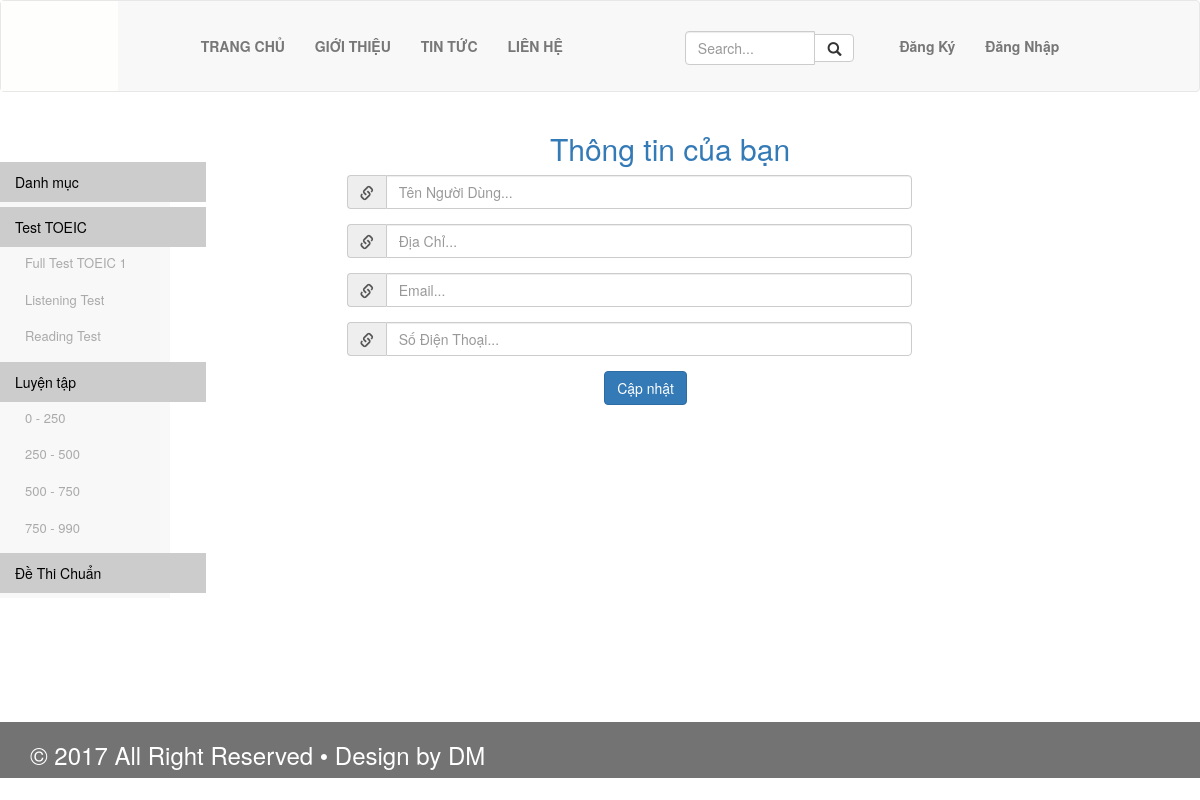
The app's page /profile.php with its own data.
### tables this page shows
CREATE TABLE IF NOT EXISTS `cau_truc_de_thi` (
  `ma_cau_truc` int(11) NOT NULL AUTO_INCREMENT,
  `ten_cau_truc` varchar(50) DEFAULT NULL,
  `so_luong_cau_de_thi` int(11) DEFAULT NULL,
  PRIMARY KEY (`ma_cau_truc`)
);

CREATE TABLE IF NOT EXISTS `bang_chuan_cua_diem` (
  `ma_diem_chuan` int(11) NOT NULL AUTO_INCREMENT,
  `diem_chuan` varchar(50) DEFAULT NULL,
  PRIMARY KEY (`ma_diem_chuan`)
);

### include/layout.php (called while the page is built)
<?php
include("header.php");
include("main.php");
include("footer.php");
?>

### controllers/c_nguoi_dung.php (called while the page is built, shortened)
<?php
include_once("models/m_nguoi_dung.php");
include_once("models/m_bang_chuan.php");
include_once("models/m_cau_truc_de_thi.php");
class C_nguoi_dung
{
	public function Profile()
	{
		$m_nguoi_dung=new M_nguoi_dung();
		$id_nguoi_dung=$_SESSION["nguoi_dung"];
		$nguoi_dung=$m_nguoi_dung->Doc_nguoi_dung_theo_ma_nguoi_dung($id_nguoi_dung);
		$m_cau_truc_de_thi=new M_cau_truc_de_thi();
		$m_bang_chuan = new M_bang_chuan();
		$ds_cau_truc=$m_cau_truc_de_thi->Danh_sach_cau_truc_de_thi();
		$ds_bang_chuan = $m_bang_chuan->GetBangChuan();
		include("include/layout.php");
	}
}
?>

### profile.php (called while the page is built, shortened)
<?php
include("controllers/c_nguoi_dung.php");
$c_nguoi_dung=new C_nguoi_dung();
$nguoi_dung=$c_nguoi_dung->Profile();
?>

### models/database.php (called while the page is built, shortened)
<?php
class DB{
    protected $p = null;
    public function __construct()
    {
        $link = "mysql:host=".HOST.";dbname=".DB_NAME;
        $this->p = new PDO($link,DB_USER,DB_PASS);
        $this->p->query('set names "utf8" ');
    }
    public function __destruct()
    {
        $this->p= null;
    }
    public function QueryAll($sql,$arr=array())
    {
        $stm = $this->p->prepare($sql);
        $stm->execute($arr);
        return $stm->fetchAll(PDO::FETCH_ASSOC);
    }
    public function QueryRow($sql,$arr=array())
    {
        $stm = $this->p->prepare($sql);
        $stm->execute($arr);
        return $stm->fetch(PDO::FETCH_ASSOC);
    }
    public function selectquery($sql,$arr=array())
    {
        return $this->QueryAll($sql,$arr);
    }
    public function selectrow($sql,$arr=array())
    {
        return $this->QueryRow($sql,$arr);
    }
}
?>

### models/m_cau_truc_de_thi.php (called while the page is built, shortened)
<?php
include_once("database.php");
class M_cau_truc_de_thi extends DB{
	function Danh_sach_cau_truc_de_thi()
	{
		$sql="SELECT * from cau_truc_de_thi
				inner join phan_thi on cau_truc_de_thi.ma_cau_truc= phan_thi.ma_cau_truc
				inner join loai_noi_dung on phan_thi.ma_phan_thi=loai_noi_dung.ma_phan_thi
				inner join chi_tiet_cau_truc on loai_noi_dung.ma_loai_noi_dung=chi_tiet_cau_truc.ma_loai_noi_dung
				where chi_tiet_cau_truc.ma_diem_chuan is null
                GROUP BY cau_truc_de_thi.ma_cau_truc";
		$data = $this->selectquery($sql);
		return $data;
	}
}
?>

### models/m_bang_chuan.php (called while the page is built, shortened)
<?php
include_once("database.php");
class M_bang_chuan extends DB{
	public function GetBangChuan()
	{
		$sql = "SELECT * FROM bang_chuan_cua_diem ";
		$data = $this->selectquery($sql);
		return $data;
	}
}
?>

### models/m_nguoi_dung.php (called while the page is built, shortened)
<?php
include_once("database.php");
class M_nguoi_dung extends DB{
	public function Doc_nguoi_dung_theo_ma_nguoi_dung($ma_nguoi_dung)
	{
		$arr = array(":ma_nguoi_dung"=>$ma_nguoi_dung);
		$sql = "SELECT * FROM nguoi_dung WHERE ma_nguoi_dung = :ma_nguoi_dung";
		$data = $this->selectrow($sql,$arr);
		return $data;
	}
}
?>

### views/v_menu_trai.php (the view, shortened to what this page needs)
<div id="sidebar">
	<ul id="main-nav">
	  <li><a href="#" class="nav-top-item no-submenu">Danh mục </a>
	  </li>
	  <li><a href="#" class="nav-top-item" id="dethi">Test TOEIC</a>
	    <ul>
	      <?php foreach ($ds_cau_truc as $cau_truc) {
		    ?>
		    <li><a href="de-chuan-<?php echo $cau_truc["ma_cau_truc"] ?><?php echo $cau_truc["ma_diem_chuan"] ?>" title="dethi" ><?php echo $cau_truc["ten_cau_truc"]; ?></a></li>
		    <?php
			}
			?>
	    </ul>
	  </li>
	  <li><a href="#" class="nav-top-item" id="luyentap">Luyện tập</a>
		    <ul>
		    	<?php foreach ($ds_bang_chuan as $bang_chuan) {
	  			?>
		     		<li><a href="#" title="luyentap"><?php echo $bang_chuan["diem_chuan"]; ?></a>
						</li>
		    	<?php
				}
				?>
			</ul>
	  </li>
	 <li><a href="#" class="nav-top-item" id="dethi">Đề Thi Chuẩn</a>
	  </li>
	</ul>
</div>

### include/header.php (shortened to what this page needs)
<!DOCTYPE html>
<html>
<head>
	<link rel="stylesheet" href="public/css/bootstrap.min.css">
	<link rel="stylesheet" href="public/css/font-awesome.css">
	<link rel="stylesheet" href="public/css/style.css">
</head>
<body>
	<header class="container-fluid">
			<nav class="row navbar navbar-default">
				<div class="row col-md-2"><a href="trang-chu"><img src="public/images/logo.gif" alt="logo"></a></div>
				<div class="col-md-5">
					<?php include("menubar.php") ?>
				</div>
				<div class="col-md-2" style="margin-top: 30px;>
					<form action="" method="post" class="navbar-form navbar-left">
						<div class="input-group">
							<input type="text" class="form-control" placeholder="Search..." id="tim_kiem_tb">
							<div class="input-group-btn">
								<button type="submit" class="btn btn-default">
									<span class="glyphicon glyphicon-search"></span>
								</button>
							</div>
						</div>
				</div>
				<div class="col-md-3">
					<ul class="nav navbar-nav navbar-left" style="margin-top: 20px; font-weight: bold;">
						<li><a href="#" data-toggle="modal" data-target="#DangKy">Đăng Ký</a></li>
						<?php if(!isset($_SESSION["nguoi_dung"])){ ?><li><a href="#" data-toggle="modal" data-target="#DangNhap">Đăng Nhập</a></li><?php } ?>
					</ul>
				</div>
			</nav>
	</header>

### include/menubar.php
<ul class="nav navbar-nav" style="margin-top: 20px; font-weight: bold;">
	<li><a href="trang-chu">TRANG CHỦ</a></li>
	<li><a href="gioi-thieu">GIỚI THIỆU</a></li>
	<li><a href="thong-bao">TIN TỨC</a></li>
	<li><a href="lien-he">LIÊN HỆ</a></li>
</ul>

### include/main.php (shortened to what this page needs)
<div class="row col-md-2">
	<?php include("menu.php");?>
</div>
<div class="col-md-10">
<?php include("content.php"); ?>
<div class="clearfix"></div>

### include/menu.php
<?php if(isset($viewmenu))
{
	include($viewmenu);
} ?>

### include/content.php
<div style="min-height: 590px;" id="hienthi">
	<?php
	if(isset($view)){
		include($view);
	}
	?>
</div>

### views/giao_dien/v_form_profile.php (shortened to what this page needs)
<form action="profile.php" method="post">
							<div class="text-center text-primary" style="font-size: 20px; font-weight: bold;">
								<h2>Thông tin của bạn</h2>
							</div>
          			<div class=" col-md-offset-2 col-md-7 form-group input-group">
                      <span class="input-group-addon">
                        <span class="glyphicon glyphicon-link"></span>
                      </span>
                      <input type="text" name="ten_nguoi_dung" class="form-control" placeholder="Tên Người Dùng..." value="<?php echo $nguoi_dung["ten_nguoi_dung"] ?>">
                    </div>
                    <div class="col-md-offset-2 col-md-7 form-group input-group">
                      <span class="input-group-addon">
                        <span class="glyphicon glyphicon-link"></span>
                      </span>
                      <input type="text" name="dia_chi" class="form-control" placeholder="Địa Chỉ..." value="<?php echo $nguoi_dung["dia_chi"] ?>">
                    </div>
                    <div class="col-md-offset-2 col-md-7 form-group input-group">
                      <span class="input-group-addon">
                        <span class="glyphicon glyphicon-link"></span>
                      </span>
                      <input type="email" name="email" class="form-control" placeholder="Email..." value="<?php echo $nguoi_dung["email"] ?>">
                    </div>
                    <div class="col-md-offset-2 col-md-7 form-group input-group">
                      <span class="input-group-addon">
                        <span class="glyphicon glyphicon-link"></span>
                      </span>
                      <input type="text" name="sdt" class="form-control" placeholder="Số Điện Thoại..." value="<?php echo $nguoi_dung["sdt"] ?>">
                    </div>
                    <div class="col-md-offset-5 col-md-3">
                     <button type="submit" name="submit" class="btn btn-primary">Cập nhật</button>
                     </div>
						  </div>

### include/footer.php (shortened to what this page needs)
<footer class="container-fluid" style="background: #747373; color:#FFFFFF">
		<div class="col-md-12"> <h3>&copy; 2017 All Right Reserved &bull; Design by DM</h3></div>
</footer>
</body>
</html>

### public/css/style.css (style rules this page uses)
#sidebar { background-color: #F8F8F8; }
#main-nav { width: 206px; padding: 0; margin-top: 50px; }
#main-nav li { list-style: none; padding-bottom: 5px; text-align: left; }
#main-nav li a.nav-top-item { background-color: #ccc; padding: 10px 15px; color: #000; font-size: 14px; cursor: pointer; display: block; text-decoration: none; }
#main-nav ul { padding: 0; font-size: 12px; margin: 0; }
#main-nav ul li { list-style: none; margin: 0; text-align: left; padding-left: 10px; }
#main-nav ul li a { padding: 8px 15px; display: block; color: #aaa; font-size: 13px; line-height: 1.2em; }

### records on screen
cau_truc_de_thi: ten_cau_truc "Full Test TOEIC 1"
cau_truc_de_thi: ten_cau_truc "Listening Test"
cau_truc_de_thi: ten_cau_truc "Reading Test"
bang_chuan_cua_diem: diem_chuan "0 - 250"
bang_chuan_cua_diem: diem_chuan "250 - 500"
bang_chuan_cua_diem: diem_chuan "500 - 750"
bang_chuan_cua_diem: diem_chuan "750 - 990"
